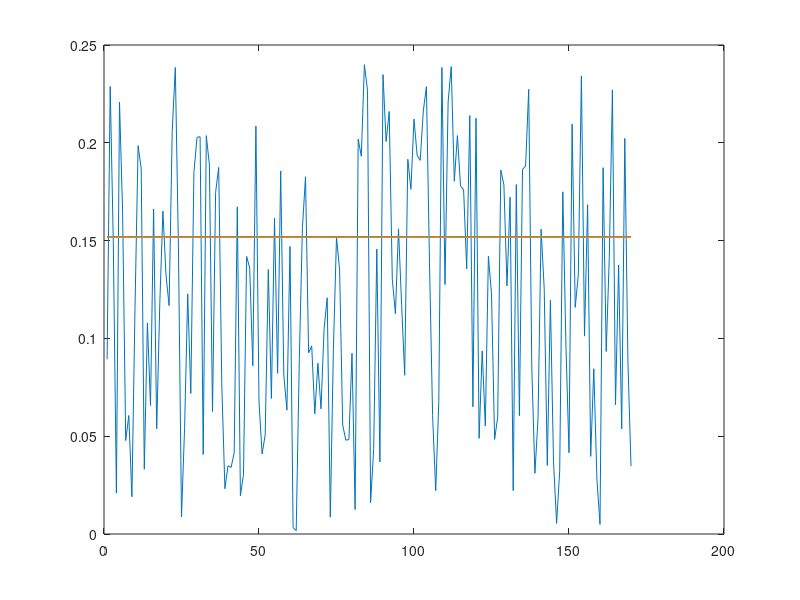

Reproduce this figure in MATLAB.
data = csvread('mydata.csv')
dmin = zeros(17,1)
dmax = zeros(17,1)
dmean = zeros(17,1)
dvar = zeros(17,1)
dsk = zeros(17,1)
dku = zeros(17,1)
dskku = zeros(17,1)
dbianyi = zeros(17,1)

for i = 1:17
x = data(((i-1)*10+1) : (i*10));
dmin(i) = min(x)
dmax(i) = max(x)
dmean(i) = mean(x)
dvar(i) = var(x)
dsk(i) = skewness(x)
dku(i) = kurtosis(x)
dskku(i) = dsk(i)*dku(i)
dbianyi(i) = std(x)./abs(mean(x))
end

distanceij = zeros(17,17);
newclass = zeros(17,17);
k = ones(17,1);
for i = 1 : 17
	newclass(i,k(i)) = i;

	for j = 1 : 17
		%k = 1;
		distanceij(i,j) = (dmin(i) - dmin(j))^2 + (dmax(i) - dmax(j))^2 + (dmean(i) - dmean(j))^2 + (dvar(i) - dvar(j))^2;
		distanceij(i,j) = distanceij(i,j) + (dsk(i) - dsk(j))^2 + (dku(i) - dku(j))^2 + (dskku(i) - dskku(j))^2 + (dbianyi(i) - dbianyi(j))^2;
		distanceij(i,j) = distanceij(i,j)^0.5;
		if(distanceij(i,j) < 0.2 && (i ~= j))
		k(i) = k(i) + 1
		newclass(i,k(i)) = j
		end
	end
end
distanceij
newclass

for i = 1 : 17
	for j = 1 : 17
	n = newclass(i,j)
	if(n == 0)
		break;
	end
		for z = 2 : 17
			if(newclass(n,z) == 0)
				break;
			end
			if(ismember(newclass(n,z),newclass(i,:))==1)
			continue;
			end
			k(i)=k(i)+1;
			 newclass(i,k(i))=newclass(n,z);
		end
	end
end
lastclass = zeros(17,17);
row = 1
for i = 1 : 17
	if(ismember(i,lastclass)==0)
		lastclass(row , :) = newclass(i , :);
		k(row) = k(i);
		row = row + 1;
		
	end
end
lastclass
k

e = zeros(row,1)
for ii = 1 : row
	for z = 1 : 17
			if(lastclass(ii,z) == 0)
				break;
			end
			e(ii) = e(ii) + dmean(lastclass(ii,z),1);
	end
e(ii) = e(ii)/k(ii);
end
total = 170;
sum0 = 0;  
w0 = 0;  
maximum = 0.0;  
total_value = sum(data);  
for ii=1:row  
    w0 = w0 + k(ii)*10;  
    if (w0 == 0)  
        continue;  
    end  
    w1 = total - w0;  
    if (w1 == 0)  
        break;  
    end  
    sum0 = sum0 +  e(ii) * k(ii)*10;  
    m0 = sum0 / w0;  
    m1 = (total_value - sum0) / w1;  
    icv = w0 * w1 * (m0 - m1) * (m0 - m1);  
    if ( icv >= maximum )  
        level = ii;  
        maximum = icv;  
    end  
    maximum
    level
   dmaxlast = 0;
    for ii = 1 : 17
    		if(	lastclass(level,ii) == 0)
				break;
				end
				if(dmax(lastclass(level,ii),1) > dmaxlast)
				 dmaxlast = dmax(lastclass(level,ii),1);
				 end
    end
    dmaxlast
    x = 1 : 170;
    plot(x,data)
    hold on;
    y = zeros(170)+dmaxlast;
    plot(x,y)
    newclass

		a = [dmin,dmax,dmean,dvar,dsk,dku,dskku,dbianyi]
    hold off;
end  